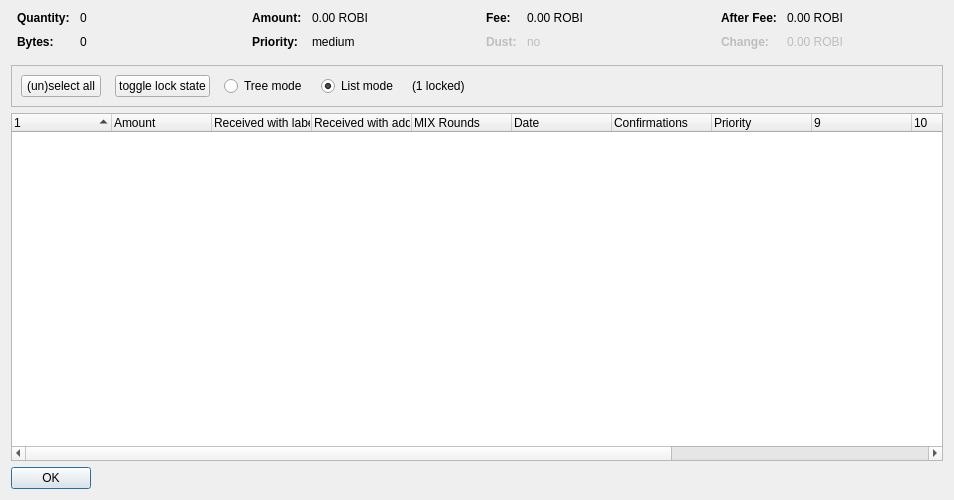
<?xml version="1.0" encoding="UTF-8"?>
<ui version="4.0">
 <class>CoinControlDialog</class>
 <widget class="QDialog" name="CoinControlDialog">
  <property name="geometry">
   <rect>
    <x>0</x>
    <y>0</y>
    <width>954</width>
    <height>500</height>
   </rect>
  </property>
  <property name="windowTitle">
   <string>Coin Selection</string>
  </property>
  <layout class="QVBoxLayout" name="verticalLayout">
   <item>
    <layout class="QHBoxLayout" name="horizontalLayoutTop" stretch="0,0,0,0">
     <property name="topMargin">
      <number>0</number>
     </property>
     <property name="bottomMargin">
      <number>10</number>
     </property>
     <item>
      <layout class="QFormLayout" name="formLayoutCoinControl1">
       <property name="horizontalSpacing">
        <number>10</number>
       </property>
       <property name="verticalSpacing">
        <number>10</number>
       </property>
       <property name="leftMargin">
        <number>6</number>
       </property>
       <property name="rightMargin">
        <number>6</number>
       </property>
       <item row="0" column="0">
        <widget class="QLabel" name="labelCoinControlQuantityText">
         <property name="font">
          <font>
           <weight>75</weight>
           <bold>true</bold>
          </font>
         </property>
         <property name="text">
          <string>Quantity:</string>
         </property>
        </widget>
       </item>
       <item row="0" column="1">
        <widget class="QLabel" name="labelCoinControlQuantity">
         <property name="cursor">
          <cursorShape>IBeamCursor</cursorShape>
         </property>
         <property name="contextMenuPolicy">
          <enum>Qt::ActionsContextMenu</enum>
         </property>
         <property name="text">
          <string notr="true">0</string>
         </property>
         <property name="textInteractionFlags">
          <set>Qt::LinksAccessibleByMouse|Qt::TextSelectableByKeyboard|Qt::TextSelectableByMouse</set>
         </property>
        </widget>
       </item>
       <item row="1" column="0">
        <widget class="QLabel" name="labelCoinControlBytesText">
         <property name="font">
          <font>
           <weight>75</weight>
           <bold>true</bold>
          </font>
         </property>
         <property name="text">
          <string>Bytes:</string>
         </property>
        </widget>
       </item>
       <item row="1" column="1">
        <widget class="QLabel" name="labelCoinControlBytes">
         <property name="cursor">
          <cursorShape>IBeamCursor</cursorShape>
         </property>
         <property name="contextMenuPolicy">
          <enum>Qt::ActionsContextMenu</enum>
         </property>
         <property name="text">
          <string notr="true">0</string>
         </property>
         <property name="textInteractionFlags">
          <set>Qt::LinksAccessibleByMouse|Qt::TextSelectableByKeyboard|Qt::TextSelectableByMouse</set>
         </property>
        </widget>
       </item>
      </layout>
     </item>
     <item>
      <layout class="QFormLayout" name="formLayoutCoinControl2">
       <property name="horizontalSpacing">
        <number>10</number>
       </property>
       <property name="verticalSpacing">
        <number>10</number>
       </property>
       <property name="leftMargin">
        <number>6</number>
       </property>
       <property name="rightMargin">
        <number>6</number>
       </property>
       <item row="0" column="0">
        <widget class="QLabel" name="labelCoinControlAmountText">
         <property name="font">
          <font>
           <weight>75</weight>
           <bold>true</bold>
          </font>
         </property>
         <property name="text">
          <string>Amount:</string>
         </property>
        </widget>
       </item>
       <item row="0" column="1">
        <widget class="QLabel" name="labelCoinControlAmount">
         <property name="cursor">
          <cursorShape>IBeamCursor</cursorShape>
         </property>
         <property name="contextMenuPolicy">
          <enum>Qt::ActionsContextMenu</enum>
         </property>
         <property name="text">
          <string notr="true">0.00 ROBI</string>
         </property>
         <property name="textInteractionFlags">
          <set>Qt::LinksAccessibleByMouse|Qt::TextSelectableByKeyboard|Qt::TextSelectableByMouse</set>
         </property>
        </widget>
       </item>
       <item row="1" column="0">
        <widget class="QLabel" name="labelCoinControlPriorityText">
         <property name="font">
          <font>
           <weight>75</weight>
           <bold>true</bold>
          </font>
         </property>
         <property name="text">
          <string>Priority:</string>
         </property>
        </widget>
       </item>
       <item row="1" column="1">
        <widget class="QLabel" name="labelCoinControlPriority">
         <property name="cursor">
          <cursorShape>IBeamCursor</cursorShape>
         </property>
         <property name="contextMenuPolicy">
          <enum>Qt::ActionsContextMenu</enum>
         </property>
         <property name="text">
          <string>medium</string>
         </property>
         <property name="textInteractionFlags">
          <set>Qt::LinksAccessibleByMouse|Qt::TextSelectableByKeyboard|Qt::TextSelectableByMouse</set>
         </property>
        </widget>
       </item>
      </layout>
     </item>
     <item>
      <layout class="QFormLayout" name="formLayoutCoinControl3">
       <property name="horizontalSpacing">
        <number>10</number>
       </property>
       <property name="verticalSpacing">
        <number>10</number>
       </property>
       <property name="leftMargin">
        <number>6</number>
       </property>
       <property name="rightMargin">
        <number>6</number>
       </property>
       <item row="0" column="0">
        <widget class="QLabel" name="labelCoinControlFeeText">
         <property name="font">
          <font>
           <weight>75</weight>
           <bold>true</bold>
          </font>
         </property>
         <property name="text">
          <string>Fee:</string>
         </property>
        </widget>
       </item>
       <item row="0" column="1">
        <widget class="QLabel" name="labelCoinControlFee">
         <property name="cursor">
          <cursorShape>IBeamCursor</cursorShape>
         </property>
         <property name="contextMenuPolicy">
          <enum>Qt::ActionsContextMenu</enum>
         </property>
         <property name="text">
          <string notr="true">0.00 ROBI</string>
         </property>
         <property name="textInteractionFlags">
          <set>Qt::LinksAccessibleByMouse|Qt::TextSelectableByKeyboard|Qt::TextSelectableByMouse</set>
         </property>
        </widget>
       </item>
       <item row="1" column="0">
        <widget class="QLabel" name="labelCoinControlLowOutputText">
         <property name="enabled">
          <bool>false</bool>
         </property>
         <property name="font">
          <font>
           <weight>75</weight>
           <bold>true</bold>
          </font>
         </property>
         <property name="text">
          <string>Dust:</string>
         </property>
        </widget>
       </item>
       <item row="1" column="1">
        <widget class="QLabel" name="labelCoinControlLowOutput">
         <property name="enabled">
          <bool>false</bool>
         </property>
         <property name="cursor">
          <cursorShape>IBeamCursor</cursorShape>
         </property>
         <property name="contextMenuPolicy">
          <enum>Qt::ActionsContextMenu</enum>
         </property>
         <property name="text">
          <string>no</string>
         </property>
         <property name="textInteractionFlags">
          <set>Qt::LinksAccessibleByMouse|Qt::TextSelectableByKeyboard|Qt::TextSelectableByMouse</set>
         </property>
        </widget>
       </item>
      </layout>
     </item>
     <item>
      <layout class="QFormLayout" name="formLayoutCoinControl4">
       <property name="horizontalSpacing">
        <number>10</number>
       </property>
       <property name="verticalSpacing">
        <number>10</number>
       </property>
       <property name="leftMargin">
        <number>6</number>
       </property>
       <property name="rightMargin">
        <number>6</number>
       </property>
       <item row="0" column="0">
        <widget class="QLabel" name="labelCoinControlAfterFeeText">
         <property name="font">
          <font>
           <weight>75</weight>
           <bold>true</bold>
          </font>
         </property>
         <property name="text">
          <string>After Fee:</string>
         </property>
        </widget>
       </item>
       <item row="0" column="1">
        <widget class="QLabel" name="labelCoinControlAfterFee">
         <property name="cursor">
          <cursorShape>IBeamCursor</cursorShape>
         </property>
         <property name="contextMenuPolicy">
          <enum>Qt::ActionsContextMenu</enum>
         </property>
         <property name="text">
          <string notr="true">0.00 ROBI</string>
         </property>
         <property name="textInteractionFlags">
          <set>Qt::LinksAccessibleByMouse|Qt::TextSelectableByKeyboard|Qt::TextSelectableByMouse</set>
         </property>
        </widget>
       </item>
       <item row="1" column="0">
        <widget class="QLabel" name="labelCoinControlChangeText">
         <property name="enabled">
          <bool>false</bool>
         </property>
         <property name="font">
          <font>
           <weight>75</weight>
           <bold>true</bold>
          </font>
         </property>
         <property name="text">
          <string>Change:</string>
         </property>
        </widget>
       </item>
       <item row="1" column="1">
        <widget class="QLabel" name="labelCoinControlChange">
         <property name="enabled">
          <bool>false</bool>
         </property>
         <property name="cursor">
          <cursorShape>IBeamCursor</cursorShape>
         </property>
         <property name="contextMenuPolicy">
          <enum>Qt::ActionsContextMenu</enum>
         </property>
         <property name="text">
          <string notr="true">0.00 ROBI</string>
         </property>
         <property name="textInteractionFlags">
          <set>Qt::LinksAccessibleByMouse|Qt::TextSelectableByKeyboard|Qt::TextSelectableByMouse</set>
         </property>
        </widget>
       </item>
      </layout>
     </item>
    </layout>
   </item>
   <item>
    <widget class="QFrame" name="frame">
     <property name="minimumSize">
      <size>
       <width>0</width>
       <height>40</height>
      </size>
     </property>
     <property name="frameShape">
      <enum>QFrame::StyledPanel</enum>
     </property>
     <property name="frameShadow">
      <enum>QFrame::Sunken</enum>
     </property>
     <layout class="QHBoxLayout" name="horizontalLayout">
      <item>
       <layout class="QHBoxLayout" name="horizontalLayoutPanel" stretch="0,0,0,0,0,0">
        <property name="spacing">
         <number>14</number>
        </property>
        <item>
         <widget class="QPushButton" name="pushButtonSelectAll">
          <property name="sizePolicy">
           <sizepolicy hsizetype="Maximum" vsizetype="Fixed">
            <horstretch>0</horstretch>
            <verstretch>0</verstretch>
           </sizepolicy>
          </property>
          <property name="text">
           <string>(un)select all</string>
          </property>
          <property name="autoDefault">
           <bool>false</bool>
          </property>
         </widget>
        </item>
        <item>
         <widget class="QPushButton" name="pushButtonToggleLock">
          <property name="sizePolicy">
           <sizepolicy hsizetype="Maximum" vsizetype="Fixed">
            <horstretch>0</horstretch>
            <verstretch>0</verstretch>
           </sizepolicy>
          </property>
          <property name="text">
           <string>toggle lock state</string>
          </property>
          <property name="autoDefault">
           <bool>false</bool>
          </property>
         </widget>
        </item>
        <item>
         <widget class="QRadioButton" name="radioTreeMode">
          <property name="sizePolicy">
           <sizepolicy hsizetype="Maximum" vsizetype="Fixed">
            <horstretch>0</horstretch>
            <verstretch>0</verstretch>
           </sizepolicy>
          </property>
          <property name="text">
           <string>Tree mode</string>
          </property>
         </widget>
        </item>
        <item>
         <widget class="QRadioButton" name="radioListMode">
          <property name="sizePolicy">
           <sizepolicy hsizetype="Maximum" vsizetype="Fixed">
            <horstretch>0</horstretch>
            <verstretch>0</verstretch>
           </sizepolicy>
          </property>
          <property name="text">
           <string>List mode</string>
          </property>
          <property name="checked">
           <bool>true</bool>
          </property>
         </widget>
        </item>
        <item>
         <widget class="QLabel" name="labelLocked">
          <property name="text">
           <string>(1 locked)</string>
          </property>
         </widget>
        </item>
        <item>
         <spacer name="horizontalSpacer">
          <property name="orientation">
           <enum>Qt::Horizontal</enum>
          </property>
          <property name="sizeHint" stdset="0">
           <size>
            <width>40</width>
            <height>20</height>
           </size>
          </property>
         </spacer>
        </item>
       </layout>
      </item>
     </layout>
    </widget>
   </item>
   <item>
    <widget class="CoinControlTreeWidget" name="treeWidget">
     <property name="contextMenuPolicy">
      <enum>Qt::CustomContextMenu</enum>
     </property>
     <property name="sortingEnabled">
      <bool>false</bool>
     </property>
     <property name="columnCount">
      <number>13</number>
     </property>
     <attribute name="headerShowSortIndicator" stdset="0">
      <bool>true</bool>
     </attribute>
     <attribute name="headerStretchLastSection">
      <bool>false</bool>
     </attribute>
     <column>
      <property name="text">
       <string/>
      </property>
     </column>
     <column>
      <property name="text">
       <string>Amount</string>
      </property>
     </column>
     <column>
      <property name="text">
       <string>Received with label</string>
      </property>
     </column>
     <column>
      <property name="text">
       <string>Received with address</string>
      </property>
     </column>
     <column>
      <property name="text">
       <string>MIX Rounds</string>
      </property>
     </column>
     <column>
      <property name="text">
       <string>Date</string>
      </property>
     </column>
     <column>
      <property name="text">
       <string>Confirmations</string>
      </property>
      <property name="toolTip">
       <string>Confirmed</string>
      </property>
     </column>
     <column>
      <property name="text">
       <string>Priority</string>
      </property>
     </column>
     <column>
      <property name="text">
       <string/>
      </property>
     </column>
     <column>
      <property name="text">
       <string/>
      </property>
     </column>
     <column>
      <property name="text">
       <string/>
      </property>
     </column>
     <column>
      <property name="text">
       <string/>
      </property>
     </column>
     <column>
      <property name="text">
       <string/>
      </property>
     </column>
    </widget>
   </item>
   <item>
    <widget class="QDialogButtonBox" name="buttonBox">
     <property name="sizePolicy">
      <sizepolicy hsizetype="Maximum" vsizetype="Fixed">
       <horstretch>0</horstretch>
       <verstretch>0</verstretch>
      </sizepolicy>
     </property>
     <property name="orientation">
      <enum>Qt::Horizontal</enum>
     </property>
     <property name="standardButtons">
      <set>QDialogButtonBox::Ok</set>
     </property>
    </widget>
   </item>
  </layout>
 </widget>
 <customwidgets>
  <customwidget>
   <class>CoinControlTreeWidget</class>
   <extends>QTreeWidget</extends>
   <header>coincontroltreewidget.h</header>
  </customwidget>
 </customwidgets>
 <resources/>
 <connections/>
</ui>
